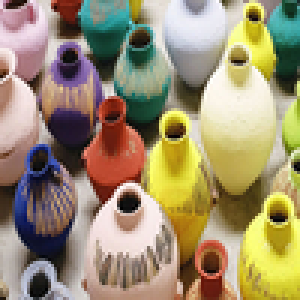
#> input picture PA2/Problem 5/pots.jpg, 100 x 100 px (shown 3 times larger)
$ python split_3.py
#> lines starting #> are read from the running program, lines starting #| are printed output that depends on the picture
## Importing Libraries
import numpy
import cv2

## Taking Input Image
img = cv2.imread('pots.jpg')
#> img is the input picture: shape (100, 100, 3); mean B, G, R 112, 143.2, 157.4

# Splitting into separate channels
b,g,r = cv2.split(img)
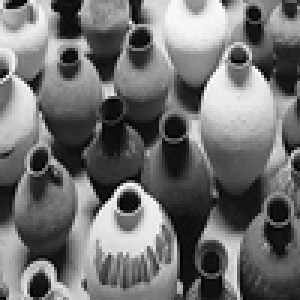
#> b: shape (100, 100) (shown 3 times larger); min 0, max 255, mean 112
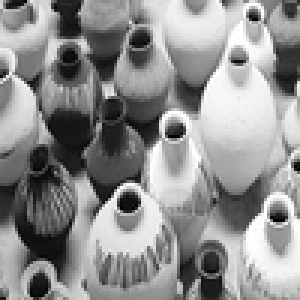
#> g: shape (100, 100) (shown 3 times larger); min 0, max 255, mean 143.2
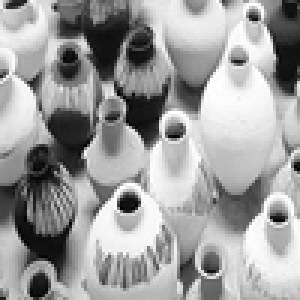
#> r: shape (100, 100) (shown 3 times larger); min 0, max 255, mean 157.4

# Display the images
cv2.imshow('b', b)
cv2.imshow('g', g)
cv2.imshow('r', r)

# Save the images
cv2.imwrite('b.jpg', b)
cv2.imwrite('g.jpg', g)
cv2.imwrite('r.jpg', r)

## END OF FILE
